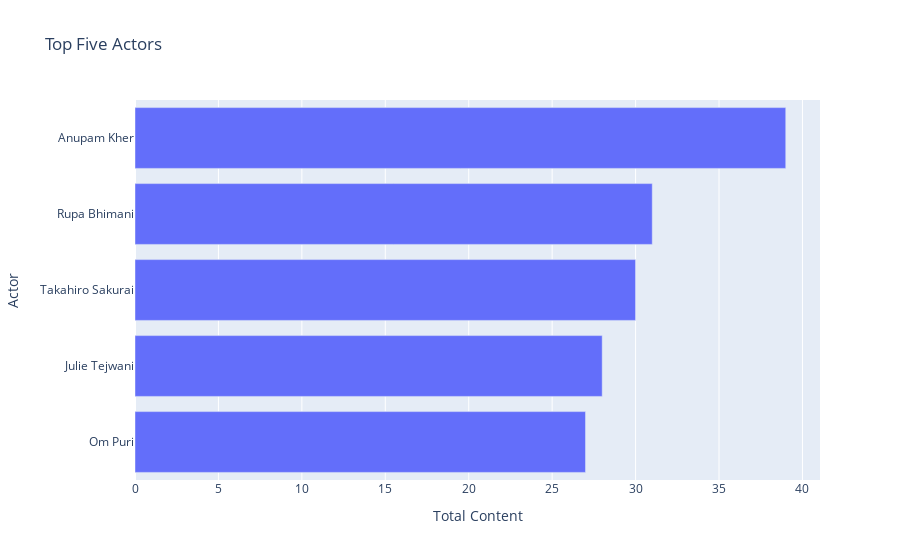

The notebook cell saved with this chart:
### Code cell
cast=pd.DataFrame()
cast=df['cast'].str.split(',',expand=True).stack()
cast=cast.to_frame()
cast.columns=['Actor']

actors=cast.groupby(['Actor']).size().reset_index(name='Total Content')
actors=actors[actors.Actor !='No Cast']
actors=actors.sort_values(by=['Total Content'],ascending=False)

TopFiveActors=actors.head()
TopFiveActors=TopFiveActors.sort_values(by=['Total Content'])

fig2=px.bar(TopFiveActors,x='Total Content',y='Actor', title='Top Five Actors')
fig2.show()

### Figure 1 — Plotly figure (JSON) as saved in the notebook; plotly's stock layout.template omitted (floating-point values rounded to 4 significant figures)
{"data": [{"alignmentgroup": "True", "hovertemplate": "Total Content=%{x}<br>Actor=%{y}<extra></extra>", "legendgroup": "", "marker": {"color": "#636efa", "pattern": {"shape": ""}}, "name": "", "offsetgroup": "", "orientation": "h", "showlegend": false, "textposition": "auto", "type": "bar", "x": [27, 28, 30, 31, 39], "xaxis": "x", "y": [" Om Puri", " Julie Tejwani", " Takahiro Sakurai", " Rupa Bhimani", " Anupam Kher"], "yaxis": "y"}], "layout": {"barmode": "relative", "legend": {"tracegroupgap": 0}, "title": {"text": "Top Five Actors"}, "xaxis": {"anchor": "y", "domain": [0, 1], "title": {"text": "Total Content"}}, "yaxis": {"anchor": "x", "domain": [0, 1], "title": {"text": "Actor"}}}}
